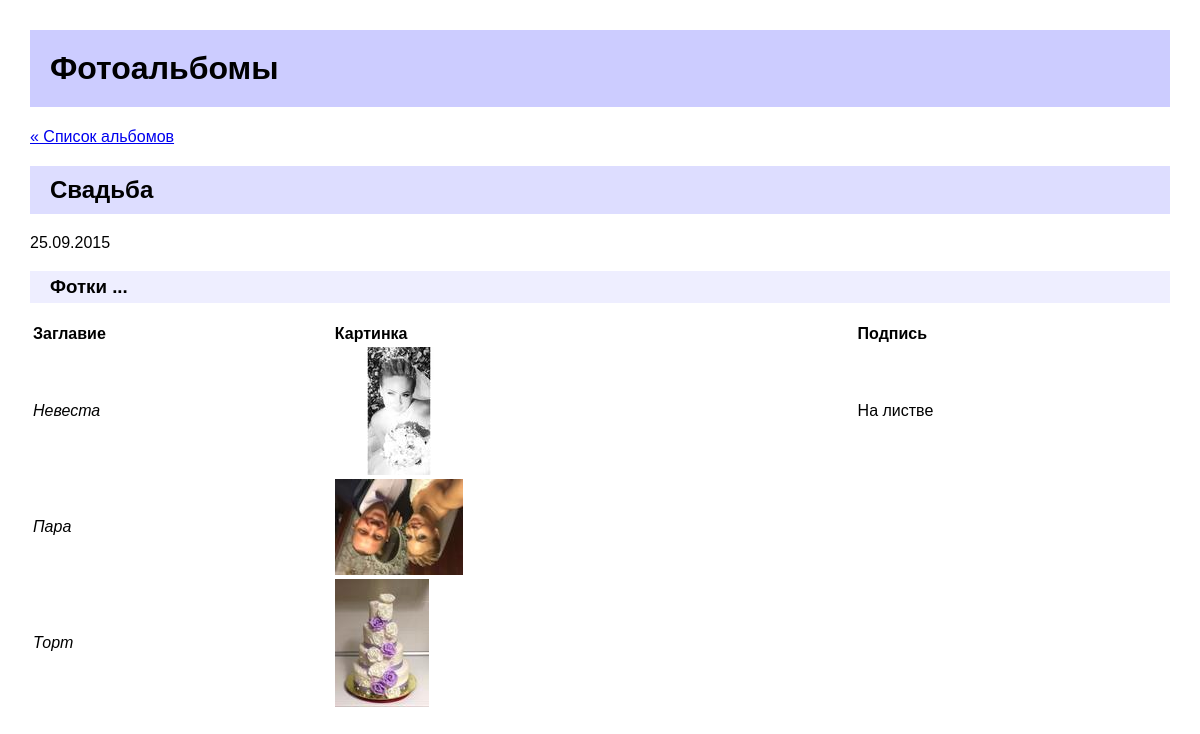
The app's page /gallery/items/1/ with its own data.
### items/models/album.py (models this page shows, shortened)
class Album(Model):
    name = CharField(verbose_name="Наименование альбома", max_length=250)
    description = TextField(verbose_name="Характеристики альбома", blank=True, null=True)
    class Meta:
        verbose_name = 'Фотоальбом'
        verbose_name_plural = 'Фотоальбомы'
        ordering = ['name']

### items/models/photos.py (models this page shows, shortened)
class Photo(Model):
    album = ForeignKey(Album, on_delete=CASCADE)
    title = CharField(max_length=250)
    image = ThumbnailImageField(upload_to='photos%Y%m%d%H%M%S')
    caption = CharField(max_length=250, blank=True, null=True)
    class Meta:
        verbose_name = 'Фотография'
        verbose_name_plural = 'Фотографии'
        ordering = ['title']
    @permalink
    def get_absolute_url(self):
        return ('photo_detail', None, dict(pk=self.id))

### items/views.py (the view)
# urls.py: path('items/<int:pk>/', AlbumDetailView.as_view(), name='item_detail'),
class AlbumDetailView(DetailView):
    model = Album
    template_name = 'items_detail.html'
    def get_queryset(self):
        return Album.objects.all()

### context_processors.py (called while the page is built)
def root_url_processor(request):
    return {'ROOT_URL': ROOT_URL}

### items/__init__.py (called while the page is built)
def permalink(func):
    from functools import wraps
    from django.urls import reverse
    @wraps(func)
    def inner(*args, **kwargs):
        tuple = func(*args, **kwargs)
        res = reverse(tuple[0], None, *tuple[1:3])
        return res
    return inner

### items/fields.py (called while the page is built)
    def _add_thumb(self, s):
        parts = s.split(".")
        parts.insert(-1, "thumb")
        if parts[-1].lower() not in ['jpeg', 'jpg']:
            parts[-1] = 'jpg'
        return ".".join(parts)

    @property
    def thumb_url(self):
        return self._add_thumb(self.url)

### items/templates/items_detail.html (shortened to what this page needs)
{% extends "base.html" %}
{% block content %}
    <p><a href="{% url 'item_list' %}">&laquo; Список альбомов</a></p>
    <h2>{{ object.name }}</h2>
    <p>{{ object.description }}</p>
    <h3>Фотки ...</h3>
    <table>
        <tr>
            <th>Заглавие</th>
            <th>Картинка</th>
            <th>Подпись</th>
        </tr>
        {% for photo in object.photo_set.all %}
            <tr>
                <td><i>{{ photo.title }}</i></td>
                <td>
                    <a href="{{ photo.get_absolute_url }}">
                        <img src="{{ photo.image.thumb_url }}"/>
                    </a>
                </td>
                {% if photo.caption %}
                    <td>{{ photo.caption }}</td>
                {% endif %}
            </tr>
        {% endfor %}
    </table>
{% endblock %}

### items/templates/base.html (style rules this page uses)
body { margin: 30px; font-family: sans-serif; background: #fff; }
h2 { background: #ddf; padding: 10px 20px; }
h3 { background: #eef; padding: 5px 20px; }
table { width: 100%; }
table th { text-align: left; }

### records on screen
Album: name "Свадьба", description "25.09.2015"
Photo: title "Невеста", shows a picture, caption "На листве"
Photo: title "Пара", shows a picture
Photo: title "Торт", shows a picture
